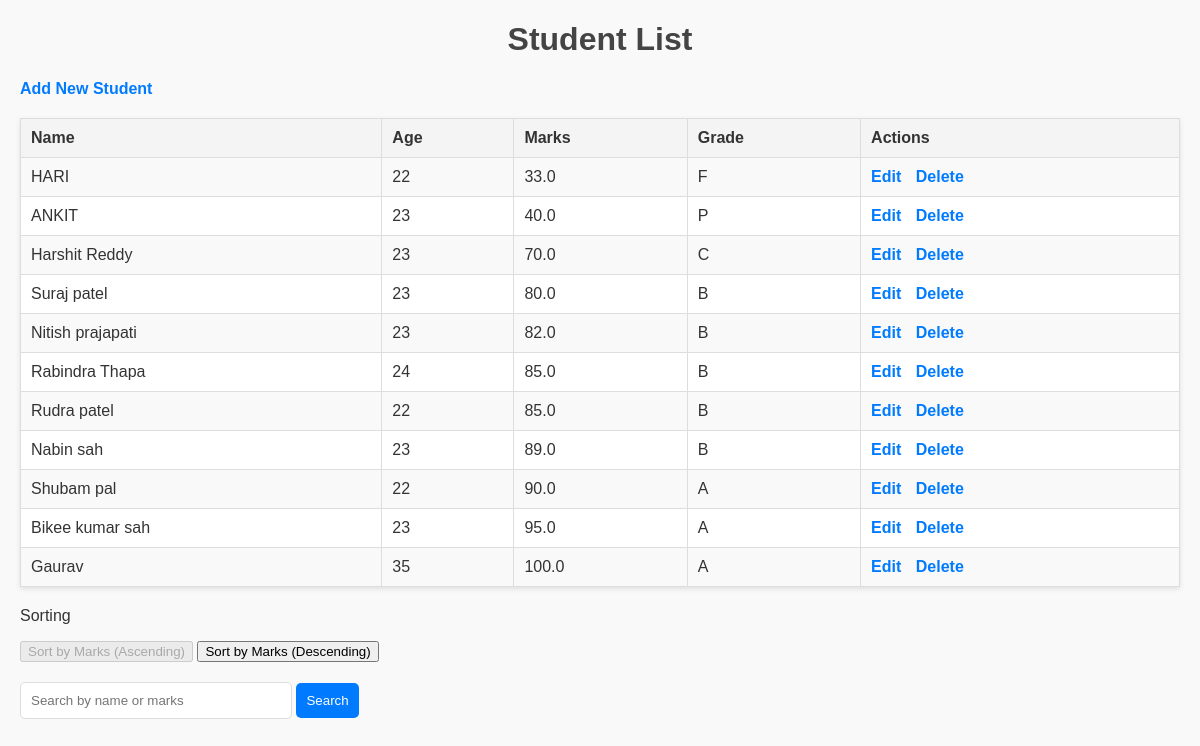
Screenshot of /?sort_order=asc with the database file from the repository.
### students/models.py (models this page shows, shortened)
class Student(models.Model):
    name = models.CharField(max_length=100)
    age = models.IntegerField()
    marks = models.FloatField()
    grade = models.CharField(max_length=2)

### students/views.py (the view)
# urls.py: path('', views.student_list, name='student_list'),
def student_list(request):
    sort_order = request.GET.get('sort_order', 'desc')  # Default sorting order
    search_query = request.GET.get('search_query', '')  # Get search query if provided
    if search_query:
        students = Student.objects.filter(name__icontains=search_query) | Student.objects.filter(marks__icontains=search_query)
    else:
        students = Student.objects.all()
    if sort_order == 'asc':
        students = students.order_by('marks')
    else:
        students = students.order_by('-marks')
    return render(request, 'student_list.html', {'students': students, 'sort_order': sort_order, 'search_query': search_query})

### students/templates/student_list.html (shortened to what this page needs)
<!DOCTYPE html>
<html lang="en">
<head>
</head>
<body>
    <h1>Student List</h1>
    <a href="{% url 'add_student' %}">Add New Student</a>
    <table>
        <tr>
            <th>Name</th>
            <th>Age</th>
            <th>Marks</th>
            <th>Grade</th>
            <th>Actions</th>
        </tr>
        {% for student in students %}
        <tr>
            <td>{{ student.name }}</td>
            <td>{{ student.age }}</td>
            <td>{{ student.marks}}</td>
            <td>{{ student.grade }}</td>
            <td class="actions">
                <a href="{% url 'edit_student' student.pk %}">Edit</a>
                <a href="{% url 'delete_student' student.pk %}">Delete</a>
            </td>
        </tr>
        {% endfor %}
    </table>
    <p>Sorting</p>
    <div>
        <a href="?sort_order=asc">
            <button {% if sort_order == 'asc' %}disabled{% endif %}>Sort by Marks (Ascending)</button>
        </a>
        <a href="?sort_order=desc">
            <button {% if sort_order == 'desc' %}disabled{% endif %}>Sort by Marks (Descending)</button>
        </a>
    </div>
    <div class="search-form">
        <form method="GET" action="{% url 'student_list' %}">
            <input type="text" name="search_query" placeholder="Search by name or marks" value="{{ search_query }}">
            <button type="submit">Search</button>
        </form>
    </div>
</body>
</html>

### students/templates/student_list.html (style rules this page uses)
body { font-family: Arial, sans-serif; margin: 20px; background-color: #f9f9f9; color: #333; }
h1 { text-align: center; color: #444; }
a { text-decoration: none; color: #007bff; font-weight: bold; }
table { width: 100%; border-collapse: collapse; margin: 20px 0; background-color: #fff; box-shadow: 0 2px 5px rgba(0, 0, 0, 0.1); }
th, td { padding: 10px; text-align: left; border: 1px solid #ddd; }
th { background-color: #f4f4f4; color: #333; }
tr:nth-child(even) { background-color: #f9f9f9; }
.actions a { margin-right: 10px; }
.search-form { margin: 20px 0; }
.search-form input { padding: 10px; width: 250px; border: 1px solid #ddd; border-radius: 5px; }
.search-form button { padding: 10px; background-color: #007bff; color: white; border: none; border-radius: 5px; cursor: pointer; }

### rows the page displays
Student: name "HARI", age "22", marks "33.0", grade "F"
Student: name "ANKIT", age "23", marks "40.0", grade "P"
Student: name "Harshit Reddy", age "23", marks "70.0", grade "C"
Student: name "Suraj patel", age "23", marks "80.0", grade "B"
Student: name "Nitish prajapati", age "23", marks "82.0", grade "B"
Student: name "Rabindra Thapa", age "24", marks "85.0", grade "B"
Student: name "Rudra patel", age "22", marks "85.0", grade "B"
Student: name "Nabin sah", age "23", marks "89.0", grade "B"
Student: name "Shubam pal", age "22", marks "90.0", grade "A"
Student: name "Bikee kumar sah", age "23", marks "95.0", grade "A"
Student: name "Gaurav", age "35", marks "100.0", grade "A"
